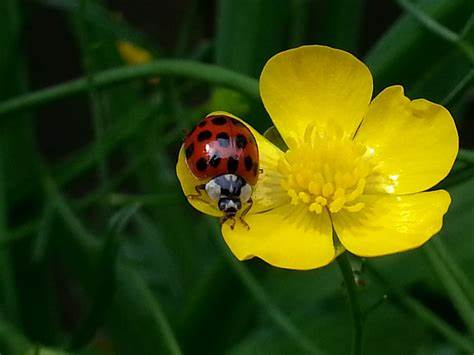
#> input picture ladybug.jpg, 474 x 355 px, given in place of ladybug.png, which was not available
$ jupyter execute 'L22_Clustering (KMeans and HCA).ipynb'   (shell and % lines are left out)   (text cells are left out)
#> lines starting #> are read from the running program, lines starting #| are printed output that depends on the picture; pictures that were not available may be replaced by others from this repository, and a replacement may not be noted
[cell 1]
import numpy as np
import matplotlib.pyplot as plt
import pandas as pd
from sklearn import datasets, linear_model
from sklearn.datasets import load_iris
from sklearn.datasets import make_regression
from sklearn.metrics import mean_squared_error, r2_score
from sklearn.model_selection import train_test_split

[cell 2]
# k-means fails at complex shapes of clusters
from sklearn.datasets import make_moons
X,y = make_moons(n_samples=200, noise = 0.05, random_state=0)
from sklearn.preprocessing import StandardScaler
scaler = StandardScaler()
scaler.fit(X)
X_scaled = scaler.transform(X)
from sklearn.cluster import KMeans
kmeans = KMeans(n_clusters =2,n_init = 10, random_state=0)
kmeans.fit(X_scaled)
y_pred = kmeans.predict(X_scaled)
plt.scatter(X_scaled[:,0],X_scaled[:,1], c=y_pred)
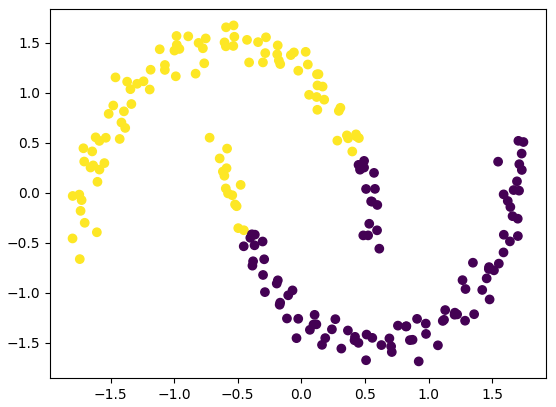
#> figure drawn by matplotlib, 1 panel

[cell 3]
#using kmeans for feature engineering
X_train, X_test , y_train, y_test = train_test_split(X_scaled, y, test_size=0.20,random_state=42)
kmeans = KMeans(n_clusters =10,n_init=10, random_state=0)
kmeans.fit(X_train)
y_pred = kmeans.predict(X_train)
plt.scatter(X_train[:,0],X_train[:,1], c=y_pred)
plt.xlabel('feature1')
plt.ylabel('feature2')
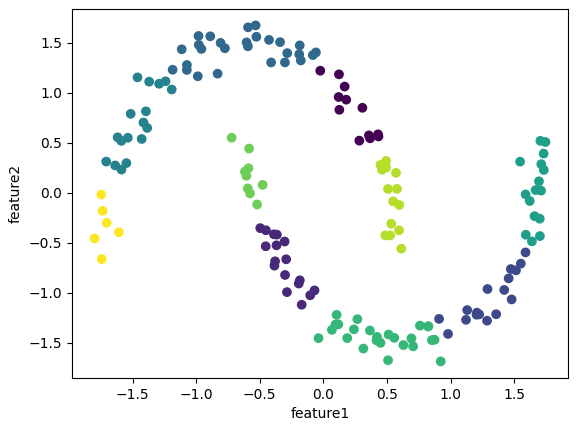
#> figure drawn by matplotlib, 1 panel

[cell 4]
#extracting distance features
dist_features_train = kmeans.transform(X_train)
dist_features_test = kmeans.transform(X_test)

[cell 5]
# create and train the model after k-means
from sklearn.linear_model import LogisticRegression
logreg_model = LogisticRegression(random_state = 40)
logreg_model.fit(dist_features_train,y_train)
print("training set score is : {:.3f}" .format(logreg_model.score(dist_features_train,y_train)))
print("test set score is : {:.3f}" .format(logreg_model.score(dist_features_test,y_test)))

[cell 6]
#visualizing the performance
dist_features = kmeans.transform(X_scaled)
y_pred = logreg_model.predict(dist_features)
plt.scatter(X_scaled[:,0],X_scaled[:,1], c=y_pred)
plt.xlabel('feature1')
plt.ylabel('feature2')
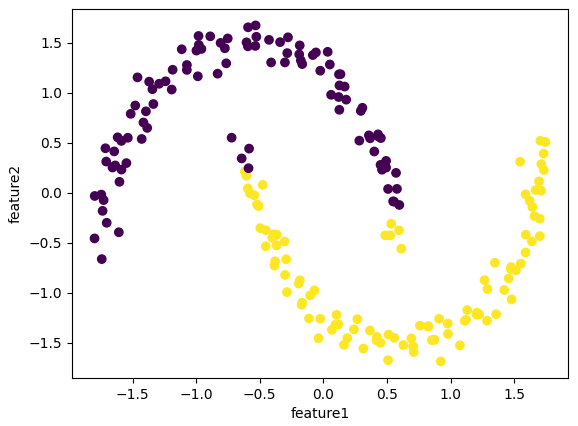
#> figure drawn by matplotlib, 1 panel

[cell 7]
import cv2
image = cv2.imread('/home/jovyan/Cheme545/ladybug.png')
#> image is the input picture: shape (355, 474, 3); mean B, G, R 10.3, 73.5, 60.2
image.shape
plt.imshow(image)

[cell 8]
image_rgb = cv2.cvtColor(image, cv2.COLOR_BGR2RGB)
plt.imshow(image_rgb)

[cell 9]
#from PIL import Image
#img = Image.fromarray(image)
#img.mode

[cell 10]
# Reshaping the image into a 2D array of pixels and 3 color values (RGB)
X = image_rgb.reshape((-1,3))

# Convert to float type
X = np.float32(X)

[cell 11]
kmeans = KMeans(n_clusters=10,n_init = 10, random_state=42).fit(X)
segmented_img = kmeans.cluster_centers_[kmeans.labels_]
segmented_img = np.uint8(segmented_img)
segmented_img = segmented_img.reshape(image_rgb.shape)
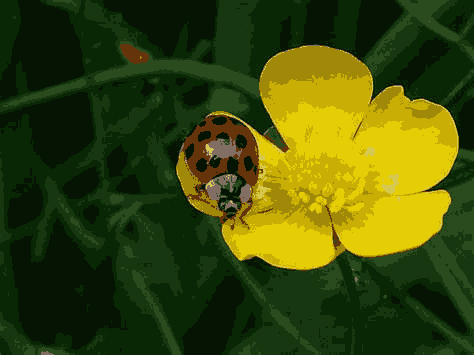
#> segmented_img: shape (355, 474, 3); mean R, G, B 59.6, 72.8, 9.9

[cell 12]
plt.imshow(segmented_img)

[cell 13]
from sklearn.cluster import AgglomerativeClustering
cluster = AgglomerativeClustering(n_clusters=3, metric='euclidean', linkage='ward')
cluster.fit_predict(X_scaled)
plt.figure(figsize=(10, 7))
plt.scatter(X_scaled[:,0],X_scaled[:,1], c=cluster.labels_)
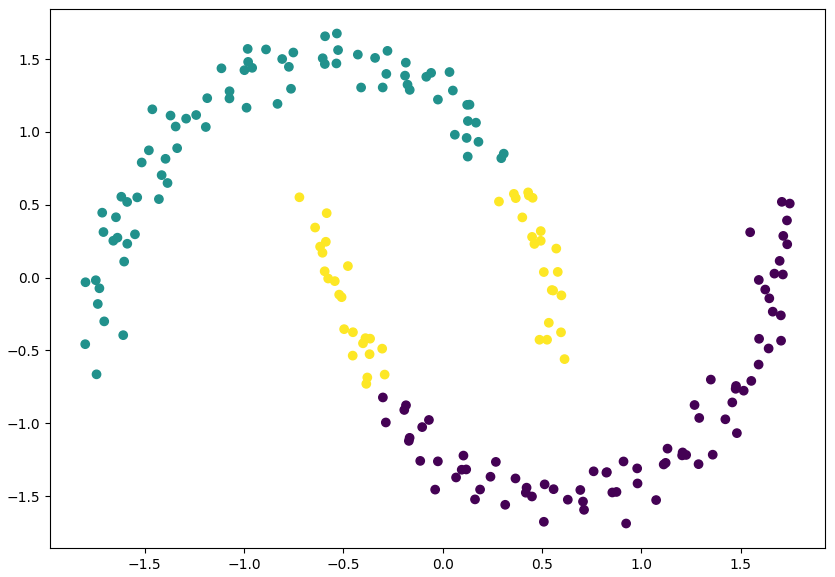
#> figure drawn by matplotlib, 1 panel

[cell 14]
# Hierarchical clustering
import scipy.cluster.hierarchy as shc
plt.figure(figsize=(10, 7))
plt.title("Dendrograms")
dend = shc.dendrogram(shc.linkage(X_scaled, method='ward'))
plt.axhline(y=10, color='r', linestyle='--')
plt.axhline(y=9, color='b', linestyle='--')
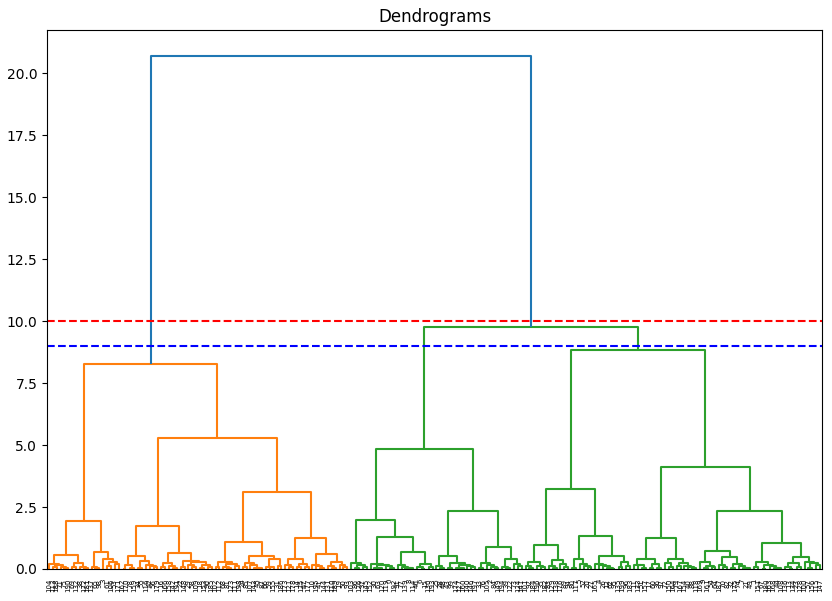
#> figure drawn by matplotlib, 1 panel
